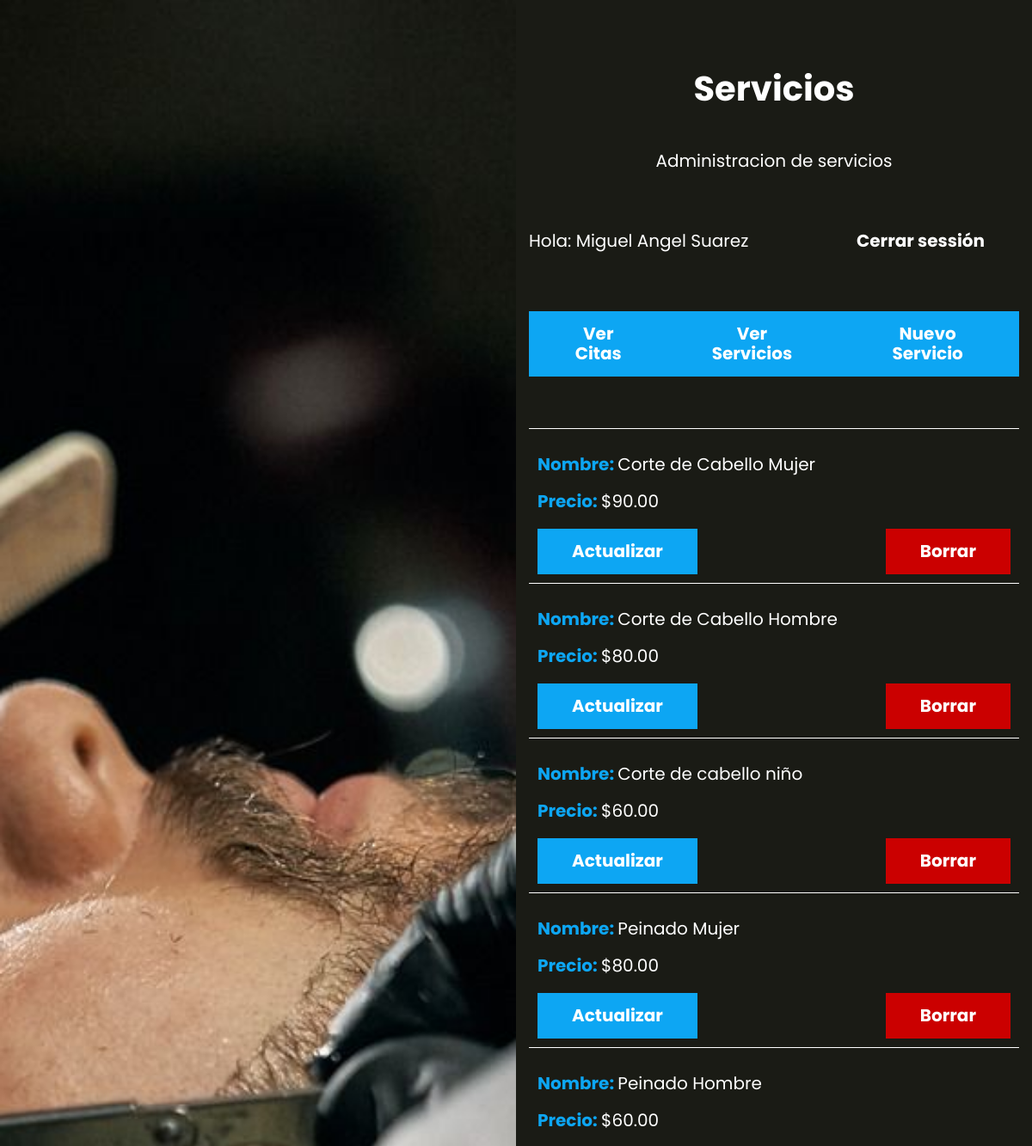
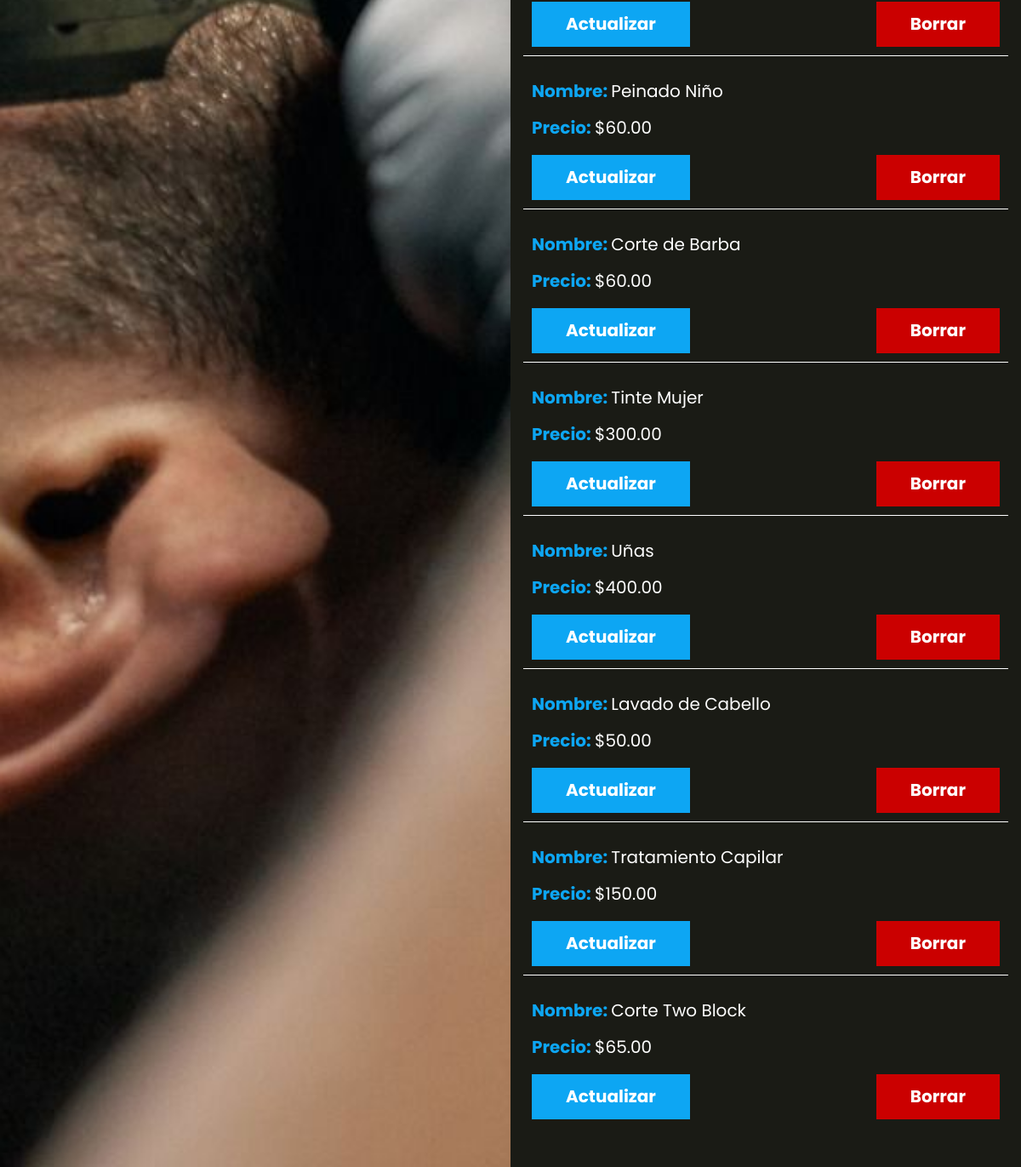
Page /servicios (signed in) on the committed database (2 pictures, top to bottom).
### tables this page shows
CREATE TABLE `servicios` (
  `id` int(11) NOT NULL,
  `nombre` varchar(60) NOT NULL,
  `precio` decimal(5,2) NOT NULL
);

### controllers/ServicioController.php (called while the page is built, shortened)
<?php
class ServicioController{
    public static function index(Router $router){
        $servicios=Servicio::all();
        $router->render('servicios/index',[
            'nombre'=>$_SESSION['nombre'],
            'servicios'=>$servicios
        ]);
    }
}
?>

### public/index.php (called while the page is built, shortened)
<?php
$router = new Router();
$router->get('/', [LoginController::class, 'login']);
$router->post('/', [LoginController::class, 'login']);
$router->get('/logout', [LoginController::class, 'logout']);
$router->get('/olvide', [LoginController::class, 'olvide']);
$router->post('/olvide', [LoginController::class, 'olvide']);
$router->get('/recuperar', [LoginController::class, 'recuperar']);
$router->post('/recuperar', [LoginController::class, 'recuperar']);
$router->get('/crear-cuenta', [LoginController::class, 'crear']);
$router->post('/crear-cuenta', [LoginController::class, 'crear']);
$router->get('/confirmar-cuenta', [LoginController::class, 'confirmar']);
$router->get('/mensaje', [LoginController::class, 'mensaje']);
$router->get('/cita',[CitaController::class,'index']);
$router->get('/admin',[AdminController::class,'index']);
$router->get('/api/servicios',[APIController::class,'index']);
$router->post('/api/citas', [APIController::class,'guardar' ]);
$router->post('/api/eliminar', [APIController::class,'eliminar']);
$router->get('/servicios', [ServicioController::class, 'index']);
$router->get('/servicios/crear', [ServicioController::class, 'crear']);
$router->post('/servicios/crear', [ServicioController::class, 'crear']);
$router->get('/servicios/actualizar', [ServicioController::class, 'actualizar']);
$router->post('/servicios/actualizar', [ServicioController::class, 'actualizar']);
$router->post('/servicios/eliminar', [ServicioController::class, 'eliminar']);
$router->comprobarRutas();

### models/ActiveRecord.php (called while the page is built, shortened)
<?php
class ActiveRecord {
    protected static $db;
    protected static $tabla = '';
    public static function setDB($database) {
        self::$db = $database;
    }
    public static function consultarSQL($query) {
        $resultado = self::$db->query($query);
        $array = [];
        while($registro = $resultado->fetch_assoc()) {
            $array[] = static::crearObjeto($registro);
        }
        return $array;
    }
    protected static function crearObjeto($registro) {
        $objeto = new static;
        foreach($registro as $key => $value ) {
            if(property_exists( $objeto, $key  )) {
                $objeto->$key = $value;
            }
        }
        return $objeto;
    }
    public static function all() {
        $query = "SELECT * FROM " . static::$tabla;
        $resultado = self::consultarSQL($query);
        return $resultado;
    }
}

### views/servicios/index.php (the view, shortened to what this page needs)
<h1 class="nombre-pagina">Servicios</h1>
<p class="descripcion-pagina">Administracion de servicios</p>
<?php
include_once __DIR__.'/../templates/barra.php';
?>
<ul class="servicios">
    <?php foreach($servicios as $servicio){?>
        <li>
            <p>Nombre: <span><?php echo $servicio->nombre;?></span></p>
            <p>Precio: <span>$<?php echo $servicio->precio;?></span></p>
        <div class="acciones">
            <a href="/servicios/actualizar?id=<?php echo $servicio->id;?>"
            class="boton">Actualizar</a>
            <form action="/servicios/eliminar" method="POST">
                <input type="submit" value="Borrar" class="boton-eliminar">
            </form>
        </div>
        </li>
    <?php } ?>
</ul>

### views/templates/barra.php
<div class="barra">
    <p>Hola:<?php echo $nombre ?? '';?></p>
    <a href="/logout" class="boton">Cerrar sessión</a>
</div>
<?php
if(isset($_SESSION['admin'])){?>
    <div class="barra-servicios">
        <a href="/admin" class="boton">Ver Citas</a>
        <a href="/servicios" class="boton">Ver Servicios</a>
        <a href="/servicios/crear" class="boton">Nuevo Servicio</a>
    </div>
    <?php } ?>

### Router.php (shortened to what this page needs)
<?php
class Router
{
    public array $getRoutes = [];
    public array $postRoutes = [];
    public function get($url, $fn)
    {
        $this->getRoutes[$url] = $fn;
    }
    public function post($url, $fn)
    {
        $this->postRoutes[$url] = $fn;
    }
    public function comprobarRutas()
    {
        $currentUrl = strtok($_SERVER['REQUEST_URI'],'?' ?? '/');
        $method = $_SERVER['REQUEST_METHOD'];
        if ($method === 'GET') {
            $fn = $this->getRoutes[$currentUrl] ?? null;
        } else {
            $fn = $this->postRoutes[$currentUrl] ?? null;
        }
        if ( $fn ) {
            call_user_func($fn, $this);
        } else {
            echo "Página No Encontrada o Ruta no válida";
        }
    }
    public function render($view, $datos = [])
    {
        include_once __DIR__ . "/views/$view.php";
        $contenido = ob_get_clean();
        include_once __DIR__ . '/views/layout.php';
    }
}

### views/layout.php (shortened to what this page needs)
<!DOCTYPE html>
<html lang="en">
<head>
    <link rel="stylesheet" href="/build/css/app.css">
</head>
<body>
        <div class="contenedor-app">
        <div class="imagen"></div>
        <div class="app">
        <?php echo $contenido; ?>
        </div>
        </div>
</body>
</html>

### public/build/css/app.css (style rules this page uses)
html { line-height:1.15;-webkit-text-size-adjust:100% }
body { margin:0 }
h1 { font-size:2em;margin:.67em 0 }
a { background-color:rgba(0,0,0,0) }
button,input,optgroup,select,textarea { font-family:inherit;font-size:100%;line-height:1.15;margin:0 }
button,input { overflow:visible }
button,[type=button],[type=reset],[type=submit] { -webkit-appearance:button }
html { font-size:62.5%;box-sizing:border-box;height:100% }
body { min-height:100%;display:flex;flex-direction:column;background-color:#1a1b15;color:#fff;font-family:"Poppins",sans-serif;font-size:1.6rem }
@media (min-width: 768px) { body { height:100% } }
*,*:before,*:after { box-sizing:inherit }
a { text-decoration:none }
h1,h2,h3 { font-family:"Poppins",sans-serif;margin:0 0 2.5rem 0;font-weight:900;color:#fff;text-align:center }
h1 { font-size:4rem }
p { color:#fff;font-size:2rem }
.nombre-pagina { text-align:center;margin:5rem 0;font-weight:700 }
.descripcion-pagina { text-align:center }
@media (min-width: 768px) { .contenedor-app { display:grid;grid-template-columns:repeat(2, 1fr);min-height:100vh } }
.contenedor-app .imagen { height:20rem;background-image:url(../img/1.jpg);background-size:cover;background-position:center center }
@media (min-width: 768px) { .contenedor-app .imagen { height:auto } }
.contenedor-app .app { width:95%;margin:0 auto;padding:3rem 0;overflow:scroll }
.barra { margin:5rem 0 }
@media (min-width: 768px) { .barra { display:flex;justify-content:space-between;align-items:center } }
.barra .boton { background-color:#1a1b15;padding:1.5rem 4rem;color:#fff;margin-top:2rem;font-size:2rem;font-weight:400;display:inline-block;font-weight:700;border:none;transition-property:background-color;transition-duration:.3s;text-align:center;display:block;width:100%;margin:5rem 0;margin:0 }
@media (min-width: 768px) { .barra .boton { width:auto } }
.barra-servicios { margin-bottom:5rem }
@media (min-width: 768px) { .barra-servicios { display:flex;justify-content:space-between } }
.barra-servicios .boton { margin:0 0 1rem 0 }
.citas,.servicios { list-style:none;padding:0 }
.citas li,.servicios li { padding:1rem;border-top:1px solid #fff }
.citas li p,.servicios li p { font-weight:700;color:#0da6f3 }
.citas li span,.servicios li span,.citas li .servicio,.servicios li .servicio { font-weight:400;color:#fff }
.servicios .acciones { margin:0 }
.servicios .boton,.servicios .boton-eliminar { margin:0 }
.boton { background-color:#0da6f3;padding:1.5rem 4rem;color:#fff;margin-top:2rem;font-size:2rem;font-weight:400;display:inline-block;font-weight:700;border:none;transition-property:background-color;transition-duration:.3s;text-align:center;display:block;width:100%;margin:5rem 0 }
@media (min-width: 768px) { .boton { width:auto } }
.boton-eliminar { background-color:#cb0000;padding:1.5rem 4rem;color:#fff;margin-top:2rem;font-size:2rem;font-weight:400;display:inline-block;font-weight:700;border:none;transition-property:background-color;transition-duration:.3s;text-align:center;display:block;width:100%;margin:5rem 0 }
@media (min-width: 768px) { .boton-eliminar { width:auto } }
.acciones { margin:5rem }
@media (min-width: 768px) { .acciones { display:flex;justify-content:space-between;align-items:center } }
.acciones a { color:#fff;display:block;margin-bottom:2.5rem;text-align:center }

### rows in the picture
servicios: nombre "Corte de Cabello Mujer", precio "90.00"
servicios: nombre "Corte de Cabello Hombre", precio "80.00"
servicios: nombre "Corte de cabello niño", precio "60.00"
servicios: nombre "Peinado Mujer", precio "80.00"
servicios: nombre "Peinado Hombre", precio "60.00"
servicios: nombre "Peinado Niño", precio "60.00"
servicios: nombre "Corte de Barba", precio "60.00"
servicios: nombre "Tinte Mujer", precio "300.00"
servicios: nombre "Uñas", precio "400.00"
servicios: nombre "Lavado de Cabello", precio "50.00"
servicios: nombre "Tratamiento Capilar", precio "150.00"
servicios: nombre "Corte Two Block", precio "65.00"

### other values in the picture
$nombre "Miguel Angel Suarez"
